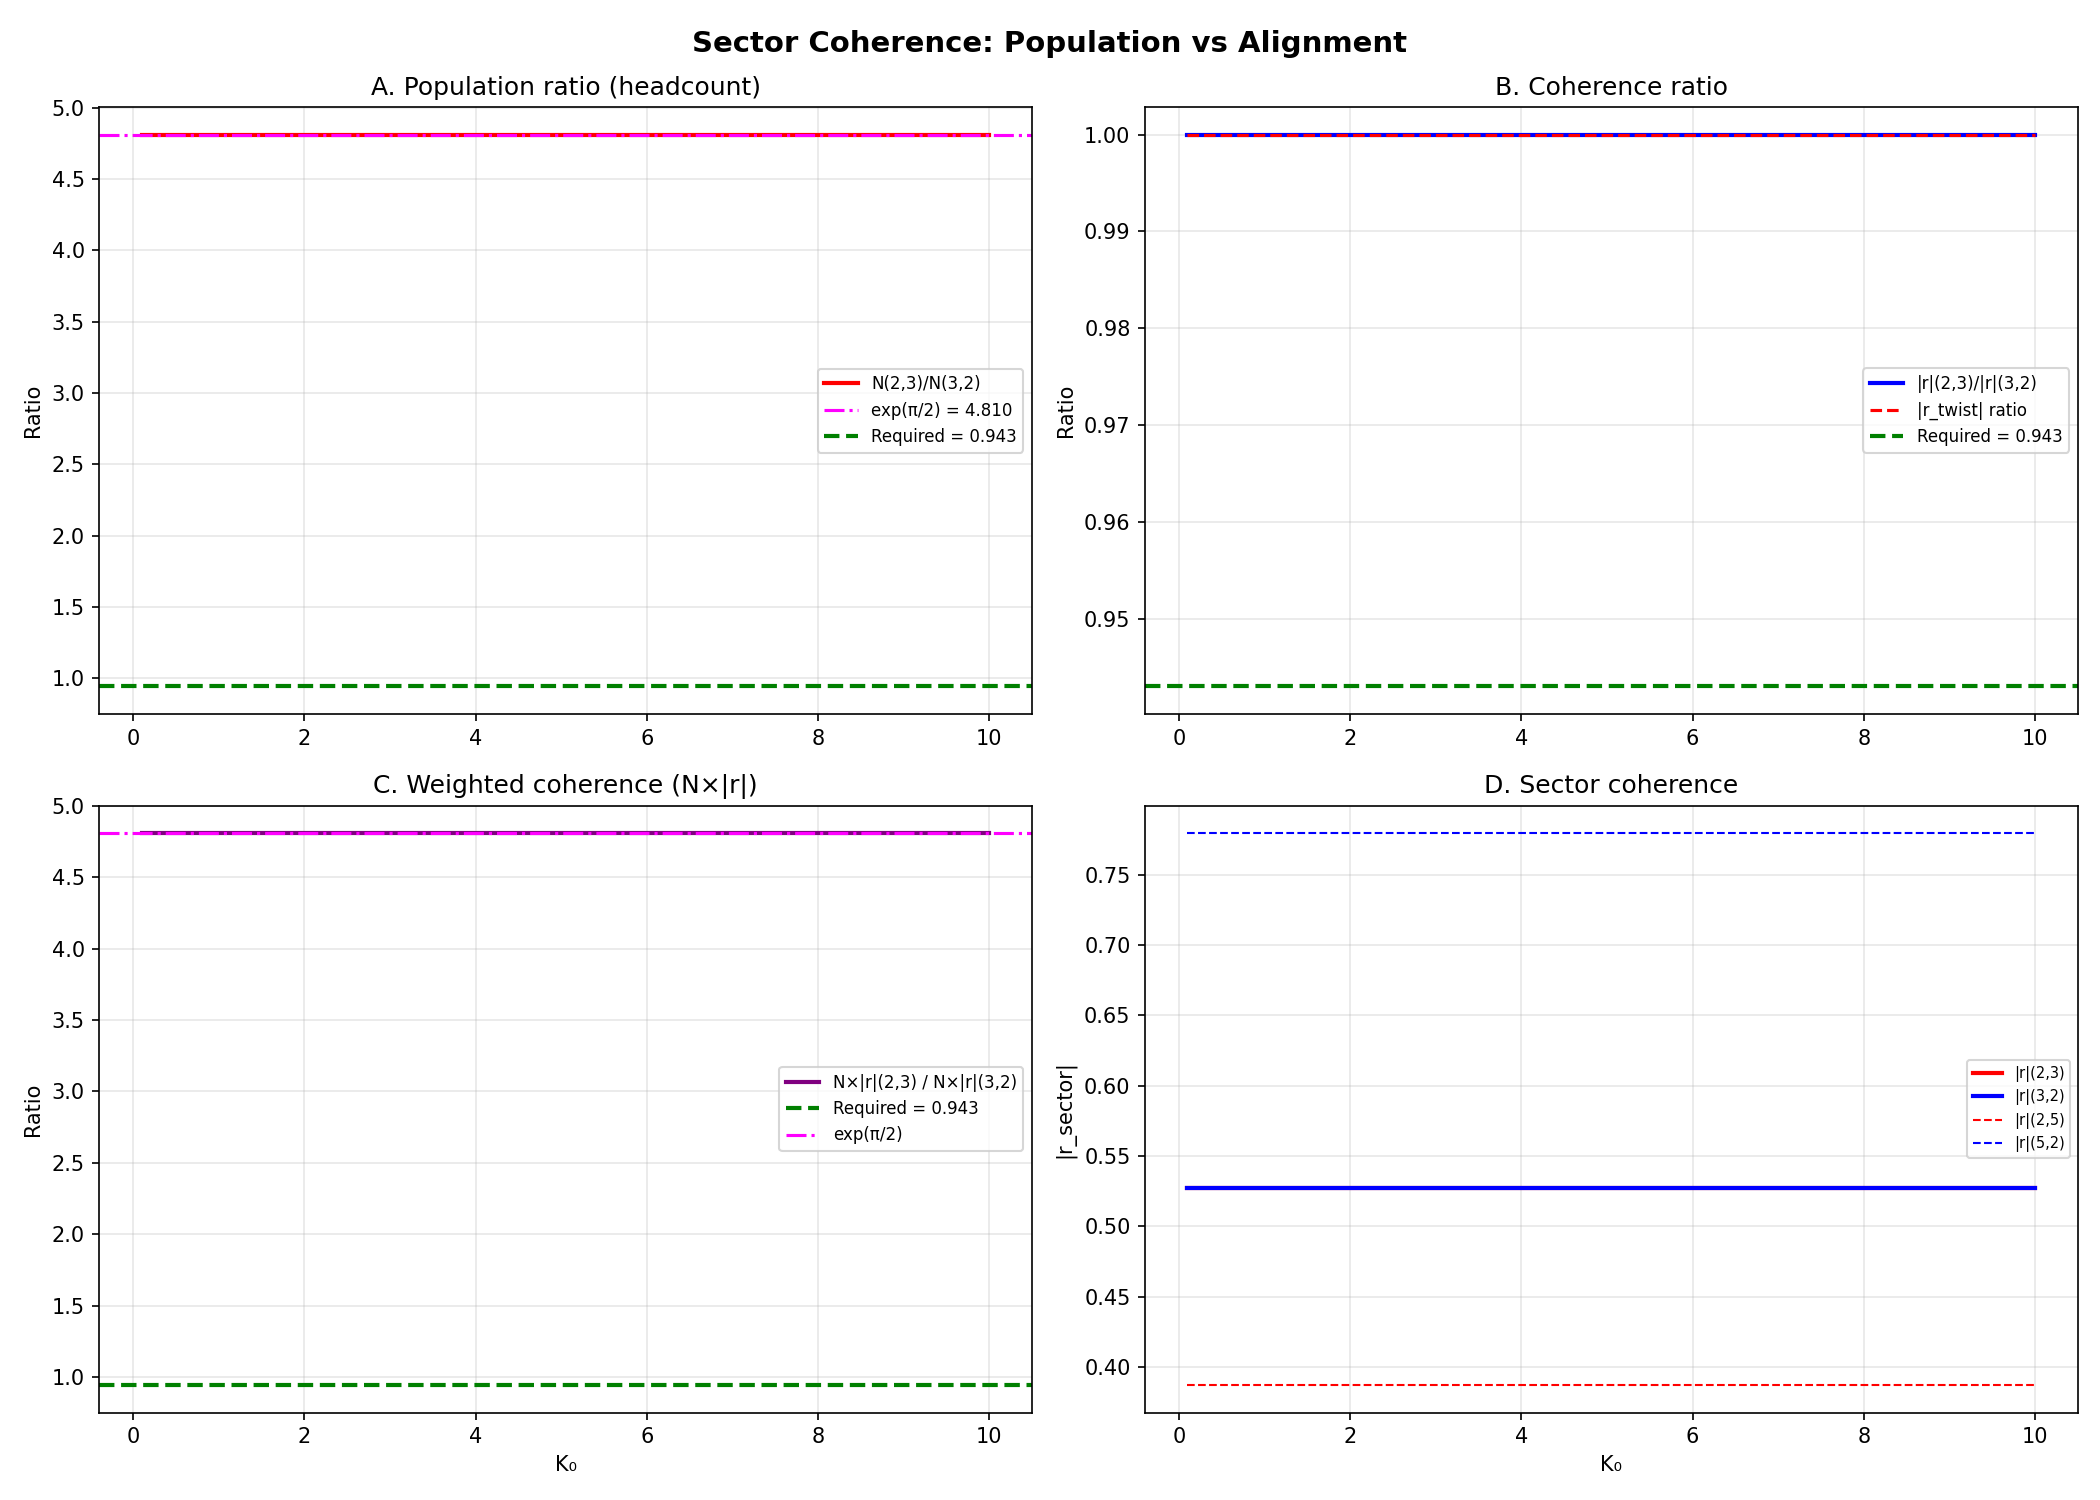

Recreate this plot in Python.
#!/usr/bin/env python3
"""
The population-to-coupling dictionary: coherence, not headcount.

A gauge coupling measures the strength of the interaction, which
corresponds to the COHERENCE of the sector (how well the oscillators
are phase-aligned), not the raw population (how many oscillators).

The sector order parameter:
    r_sector = |Σ N_i × e^{2πi(f₁+f₂)} × BC_weight| / Σ N_i

This can differ dramatically from the population fraction because:
  - Modes within a sector may interfere constructively or destructively
  - The BC weight (winding compatibility) affects phase alignment
  - The twist sign (-1)^q₁ modulates the contribution

Three candidate dictionaries:
  A. α_q⁻¹ ∝ N(sector)          — headcount (failed: 686% error)
  B. α_q⁻¹ ∝ |r_sector|         — coherence
  C. α_q⁻¹ ∝ N × |r_sector|     — weighted coherence (population × alignment)

Usage:
    python3 sync_cost/derivations/sector_coherence.py
"""

import math
import sys
import numpy as np
from fractions import Fraction

sys.path.insert(0, "sync_cost/derivations")
from circle_map_utils import INV_PHI


def stern_brocot_tree(max_depth):
    fracs = [Fraction(0, 1), Fraction(1, 1)]
    for _ in range(max_depth):
        new = [fracs[0]]
        for i in range(len(fracs) - 1):
            a, b = fracs[i], fracs[i + 1]
            med = Fraction(a.numerator + b.numerator,
                           a.denominator + b.denominator)
            new.append(med)
            new.append(b)
        fracs = new
    return sorted(f for f in set(fracs) if Fraction(0) < f < Fraction(1))


def tongue_width(p, q, K):
    if q == 0:
        return 0.0
    if q == 1:
        return min(K / (2 * math.pi), 1.0)
    w_pert = 2 * (K / 2) ** q / q
    w_crit = 1.0 / (q * q)
    if K <= 0.5:
        return w_pert
    elif K >= 1.0:
        return w_crit
    else:
        t = (K - 0.5) / 0.5
        t = t * t * (3 - 2 * t)
        return w_pert * (1 - t) + w_crit * t


def winding_compatibility(p, q):
    if q % 2 == 0:
        return 1.0
    best = float('inf')
    for n in range(-q, q + 1):
        dist = abs(float(p) / q - (2 * n + 1) / 2)
        if dist < best:
            best = dist
    return math.exp(-math.pi * q * best)


def compute_sector(tree, q1_target, q2_target, K_eff, g_func):
    """Compute population, coherence, and weighted coherence for a sector."""
    modes = [(f1, f2) for f1 in tree for f2 in tree
             if f1.denominator == q1_target and f2.denominator == q2_target
             and (f1.denominator % 2) != (f2.denominator % 2)]

    if not modes:
        return {"pop": 0, "r": 0, "Nr": 0, "n_modes": 0, "modes": []}

    populations = []
    phases = []
    mode_data = []

    for f1, f2 in modes:
        g = g_func(float(f1), float(f2))
        w1 = tongue_width(f1.numerator, f1.denominator, K_eff)
        w2 = tongue_width(f2.numerator, f2.denominator, K_eff)
        bc = winding_compatibility(f1.numerator, f1.denominator)
        twist = (-1) ** f1.denominator

        pop = g * w1 * w2 * bc
        phase = 2 * math.pi * (float(f1) + float(f2))

        populations.append(pop)
        phases.append(phase)
        mode_data.append({
            "f1": f1, "f2": f2, "g": g, "w1": w1, "w2": w2,
            "bc": bc, "twist": twist, "pop": pop, "phase": phase,
        })

    total_pop = sum(populations)

    # Sector order parameter (no twist)
    r_plain = 0j
    for pop, phase in zip(populations, phases):
        r_plain += pop * (math.cos(phase) + 1j * math.sin(phase))
    r_plain_abs = abs(r_plain) / total_pop if total_pop > 0 else 0

    # Sector order parameter (with twist)
    r_twist = 0j
    for md in mode_data:
        r_twist += md["pop"] * md["twist"] * (
            math.cos(md["phase"]) + 1j * math.sin(md["phase"]))
    r_twist_abs = abs(r_twist) / total_pop if total_pop > 0 else 0

    # Phase variance (how spread the phases are within the sector)
    if total_pop > 0:
        mean_phase = np.angle(r_plain)
        phase_var = sum(
            pop * (((phase - mean_phase + math.pi) % (2 * math.pi) - math.pi) ** 2)
            for pop, phase in zip(populations, phases)) / total_pop
    else:
        phase_var = 0

    return {
        "pop": total_pop,
        "r_plain": r_plain_abs,
        "r_twist": r_twist_abs,
        "Nr_plain": total_pop * r_plain_abs,
        "Nr_twist": total_pop * r_twist_abs,
        "phase_var": phase_var,
        "n_modes": len(modes),
        "modes": mode_data,
    }


def main():
    import matplotlib
    matplotlib.use("Agg")
    import matplotlib.pyplot as plt

    DEPTH = 7  # deeper tree for better statistics
    tree = stern_brocot_tree(DEPTH)
    g_golden = lambda f1, f2: math.exp(
        -5 * ((f1 - INV_PHI) ** 2 + (f2 - INV_PHI) ** 2))

    print("=" * 75)
    print("  SECTOR COHERENCE: THE POPULATION-TO-COUPLING DICTIONARY")
    print(f"  Tree depth {DEPTH}: {len(tree)} nodes")
    print("=" * 75)

    sectors = [(2, 3), (3, 2), (2, 5), (5, 2), (3, 4), (4, 3)]

    # ── Step 1: Detailed sector structure at K₀ = 1 ─────────────────────
    print(f"\n{'─' * 75}")
    print("  Step 1: Sector structure at K₀ = 1 (K_eff = 0.5)")
    print(f"{'─' * 75}")

    K_eff = 0.5

    for s in [(2, 3), (3, 2)]:
        result = compute_sector(tree, s[0], s[1], K_eff, g_golden)
        print(f"\n  Sector ({s[0]},{s[1]}): {result['n_modes']} modes")
        print(f"    Total population: {result['pop']:.6f}")
        print(f"    |r| (plain):     {result['r_plain']:.6f}")
        print(f"    |r| (twist):     {result['r_twist']:.6f}")
        print(f"    N×|r| (plain):   {result['Nr_plain']:.6f}")
        print(f"    N×|r| (twist):   {result['Nr_twist']:.6f}")
        print(f"    Phase variance:  {result['phase_var']:.6f}")

        # Show top modes
        sorted_modes = sorted(result["modes"], key=lambda m: -m["pop"])
        print(f"\n    Top modes:")
        print(f"    {'(f₁,f₂)':>15s}  {'pop':>10s}  {'phase/2π':>10s}  "
              f"{'bc':>8s}  {'twist':>6s}")
        for md in sorted_modes[:8]:
            ph = md["phase"] / (2 * math.pi)
            print(f"    ({str(md['f1']):>5s},{str(md['f2']):>5s})  "
                  f"{md['pop']:10.6f}  {ph:10.4f}  {md['bc']:8.4f}  "
                  f"{md['twist']:6d}")

    # ── Step 2: K sweep — all three dictionaries ─────────────────────────
    print(f"\n{'─' * 75}")
    print("  Step 2: Dictionary comparison vs K₀")
    print(f"{'─' * 75}")

    K_vals = np.concatenate([
        np.linspace(0.1, 1.0, 20),
        np.linspace(1.0, 3.0, 20),
        np.linspace(3.0, 10.0, 10),
    ])

    data = {s: {"pop": [], "r_plain": [], "r_twist": [],
                "Nr_plain": [], "Nr_twist": []}
            for s in sectors}

    for K0 in K_vals:
        K_eff = K0 / 2
        for s in sectors:
            result = compute_sector(tree, s[0], s[1], K_eff, g_golden)
            data[s]["pop"].append(result["pop"])
            data[s]["r_plain"].append(result["r_plain"])
            data[s]["r_twist"].append(result["r_twist"])
            data[s]["Nr_plain"].append(result["Nr_plain"])
            data[s]["Nr_twist"].append(result["Nr_twist"])

    # Compute ratios
    print(f"\n  {'K₀':>6s}  {'N(2,3)/N(3,2)':>14s}  {'r(2,3)/r(3,2)':>14s}  "
          f"{'Nr(2,3)/Nr(3,2)':>16s}  {'r_tw ratio':>12s}")
    print("  " + "-" * 68)

    ratios_pop = []
    ratios_r = []
    ratios_Nr = []
    ratios_r_tw = []

    for i, K0 in enumerate(K_vals):
        n23 = data[(2, 3)]["pop"][i]
        n32 = data[(3, 2)]["pop"][i]
        r23 = data[(2, 3)]["r_plain"][i]
        r32 = data[(3, 2)]["r_plain"][i]
        nr23 = data[(2, 3)]["Nr_plain"][i]
        nr32 = data[(3, 2)]["Nr_plain"][i]
        rt23 = data[(2, 3)]["r_twist"][i]
        rt32 = data[(3, 2)]["r_twist"][i]

        rp = n23 / n32 if n32 > 1e-15 else float('nan')
        rr = r23 / r32 if r32 > 1e-15 else float('nan')
        rnr = nr23 / nr32 if nr32 > 1e-15 else float('nan')
        rrt = rt23 / rt32 if rt32 > 1e-15 else float('nan')

        ratios_pop.append(rp)
        ratios_r.append(rr)
        ratios_Nr.append(rnr)
        ratios_r_tw.append(rrt)

        if i % 5 == 0 or abs(K0 - 1.0) < 0.05:
            print(f"  {K0:6.3f}  {rp:14.6f}  {rr:14.6f}  "
                  f"{rnr:16.6f}  {rrt:12.6f}")

    # ── Step 3: Match against SM ─────────────────────────────────────────
    print(f"\n{'─' * 75}")
    print("  Step 3: Which dictionary matches the SM?")
    print(f"{'─' * 75}")

    alpha_2_inv = 29.57
    alpha_3_inv = 8.50
    sm_ratio = alpha_3_inv / alpha_2_inv  # α₃/α₂ = α₃⁻¹... no
    # α₂⁻¹/α₃⁻¹ = 29.57/8.50 = 3.479 = α₃/α₂
    # So α₂/α₃ = 8.50/29.57 = 0.2875
    ratio_at_MZ = alpha_2_inv / alpha_3_inv  # = 3.479

    print(f"\n  SM at M_Z: α₂⁻¹/α₃⁻¹ = {ratio_at_MZ:.4f}")
    print(f"  (equivalently α₃/α₂ = {ratio_at_MZ:.4f})")

    # One-loop running: at what scale does each dictionary match?
    B_2 = -19.0 / 6
    B_3 = -7.0
    M_Z = 91.2
    M_Pl = 1.221e19

    # If at Planck: α₂⁻¹/α₃⁻¹ = R (the dictionary ratio)
    # Then at M_Z: (α₂⁻¹(Pl) + Δα₂⁻¹) / (α₃⁻¹(Pl) + Δα₃⁻¹)
    # This is NOT simply R + correction because it's a ratio.

    # Instead: α₂⁻¹(Pl) = R × α₃⁻¹(Pl)
    # At M_Z: α₂⁻¹(Z) = R × C + Δ₂, α₃⁻¹(Z) = C + Δ₃
    # where C = α₃⁻¹(Pl), Δᵢ = -(bᵢ/2π) ln(M_Z/M_Pl)

    ln_ratio = math.log(M_Z / M_Pl)
    delta_2 = -(B_2 / (2 * math.pi)) * ln_ratio
    delta_3 = -(B_3 / (2 * math.pi)) * ln_ratio

    print(f"\n  Running: Δα₂⁻¹ = {delta_2:.4f}, Δα₃⁻¹ = {delta_3:.4f}")

    # For each candidate ratio R at Planck:
    # α₃⁻¹(Z) = C + Δ₃ = 8.50 → C = 8.50 - Δ₃
    C = 8.50 - delta_3
    print(f"  C = α₃⁻¹(M_Pl) = {C:.4f}")

    for label, R in [("headcount exp(π/2)", math.exp(math.pi / 2)),
                      ("coherence (@ K₀=1)", ratios_r[19] if len(ratios_r) > 19 else 0),
                      ("N×r (@ K₀=1)", ratios_Nr[19] if len(ratios_Nr) > 19 else 0),
                      ("r_twist (@ K₀=1)", ratios_r_tw[19] if len(ratios_r_tw) > 19 else 0)]:
        alpha2_Pl = R * C
        alpha2_Z = alpha2_Pl + delta_2
        pred_ratio_Z = alpha2_Z / 8.50
        err = abs(pred_ratio_Z - ratio_at_MZ) / ratio_at_MZ * 100
        print(f"\n  Dictionary: {label}")
        print(f"    R = {R:.6f}")
        print(f"    α₂⁻¹(Pl) = {R:.4f} × {C:.4f} = {alpha2_Pl:.4f}")
        print(f"    α₂⁻¹(Z) = {alpha2_Pl:.4f} + {delta_2:.4f} = {alpha2_Z:.4f}")
        print(f"    Predicted α₂⁻¹/α₃⁻¹ at M_Z = {pred_ratio_Z:.4f}")
        print(f"    Measured: {ratio_at_MZ:.4f}")
        print(f"    Error: {err:.1f}%")

    # ── Step 4: Reverse — what R at Planck gives SM at M_Z? ──────────────
    print(f"\n{'─' * 75}")
    print("  Step 4: Required ratio at Planck scale")
    print(f"{'─' * 75}")

    # 29.57 = R × C + delta_2
    # R = (29.57 - delta_2) / C
    R_required = (29.57 - delta_2) / C
    print(f"\n  Required R = α₂⁻¹(Pl)/α₃⁻¹(Pl) = {R_required:.6f}")
    print(f"  = (29.57 - ({delta_2:.4f})) / {C:.4f}")
    print(f"  = {29.57 - delta_2:.4f} / {C:.4f}")

    # Is this a recognizable number?
    print(f"\n  Is R = {R_required:.6f} recognizable?")
    candidates = [
        ("1", 1.0),
        ("9/4 = (q₃/q₂)²", 9/4),
        ("exp(π/2)", math.exp(math.pi / 2)),
        ("exp(1)", math.e),
        ("φ = (1+√5)/2", (1 + math.sqrt(5)) / 2),
        ("φ²", ((1 + math.sqrt(5)) / 2) ** 2),
        ("π", math.pi),
        ("π/2", math.pi / 2),
        ("2", 2.0),
        ("3", 3.0),
        ("ln(φ²) = 2ln(φ)", 2 * math.log((1 + math.sqrt(5)) / 2)),
        ("√(exp(π/2))", math.sqrt(math.exp(math.pi / 2))),
        ("exp(π/4)", math.exp(math.pi / 4)),
        ("4/3", 4/3),
        ("3/2", 3/2),
    ]
    for name, val in sorted(candidates, key=lambda x: abs(x[1] - R_required)):
        diff = abs(val - R_required) / R_required * 100
        mark = " ←" if diff < 5 else ""
        print(f"    {name:>25s} = {val:.6f}  ({diff:5.1f}%){mark}")

    # ── Plot ─────────────────────────────────────────────────────────────
    fig, axes = plt.subplots(2, 2, figsize=(14, 10))
    fig.suptitle("Sector Coherence: Population vs Alignment",
                 fontsize=14, fontweight="bold")

    K = K_vals

    # A: Population ratio
    ax = axes[0, 0]
    ax.plot(K, ratios_pop, "r-", lw=2, label="N(2,3)/N(3,2)")
    ax.axhline(math.exp(math.pi / 2), color="magenta", ls="-.",
               label=f"exp(π/2) = {math.exp(math.pi/2):.3f}")
    ax.axhline(R_required, color="green", ls="--", lw=2,
               label=f"Required = {R_required:.3f}")
    ax.set_ylabel("Ratio")
    ax.set_title("A. Population ratio (headcount)")
    ax.legend(fontsize=8)
    ax.grid(True, alpha=0.3)

    # B: Coherence ratio
    ax = axes[0, 1]
    ax.plot(K, ratios_r, "b-", lw=2, label="|r|(2,3)/|r|(3,2)")
    ax.plot(K, ratios_r_tw, "r--", lw=1.5, label="|r_twist| ratio")
    ax.axhline(R_required, color="green", ls="--", lw=2,
               label=f"Required = {R_required:.3f}")
    ax.set_ylabel("Ratio")
    ax.set_title("B. Coherence ratio")
    ax.legend(fontsize=8)
    ax.grid(True, alpha=0.3)

    # C: Weighted coherence ratio
    ax = axes[1, 0]
    ax.plot(K, ratios_Nr, "purple", lw=2, label="N×|r|(2,3) / N×|r|(3,2)")
    ax.axhline(R_required, color="green", ls="--", lw=2,
               label=f"Required = {R_required:.3f}")
    ax.axhline(math.exp(math.pi / 2), color="magenta", ls="-.",
               label=f"exp(π/2)")
    ax.set_xlabel("K₀")
    ax.set_ylabel("Ratio")
    ax.set_title("C. Weighted coherence (N×|r|)")
    ax.legend(fontsize=8)
    ax.grid(True, alpha=0.3)

    # D: Raw coherence values
    ax = axes[1, 1]
    ax.plot(K, data[(2, 3)]["r_plain"], "r-", lw=2, label="|r|(2,3)")
    ax.plot(K, data[(3, 2)]["r_plain"], "b-", lw=2, label="|r|(3,2)")
    ax.plot(K, data[(2, 5)]["r_plain"], "r--", lw=1, label="|r|(2,5)")
    ax.plot(K, data[(5, 2)]["r_plain"], "b--", lw=1, label="|r|(5,2)")
    ax.set_xlabel("K₀")
    ax.set_ylabel("|r_sector|")
    ax.set_title("D. Sector coherence")
    ax.legend(fontsize=7)
    ax.grid(True, alpha=0.3)

    plt.tight_layout()
    out = "sync_cost/derivations/sector_coherence.png"
    fig.savefig(out, dpi=150)
    print(f"\n  Saved: {out}")

    print(f"\n{'=' * 75}")
    print("  DONE")
    print(f"{'=' * 75}")


if __name__ == "__main__":
    main()
